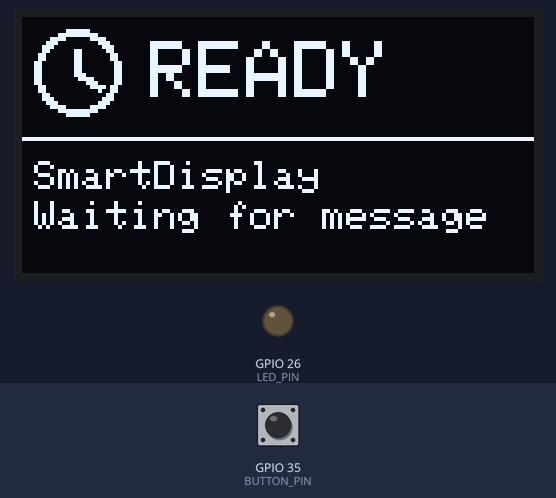
The program below on a simulated ESP32. Shown: 128×64 one-colour display, output pins drawn as LEDs (lit = HIGH). Inputs (shaded band) come from the test bench; at power-on: GPIO 35 (BUTTON_PIN) LOW. What the program prints to the serial monitor is not drawn.

Above: at 1.2 s.
1.3 s: GPIO 35 (BUTTON_PIN) pulled HIGH for 0.15 s
At 1.6 s:
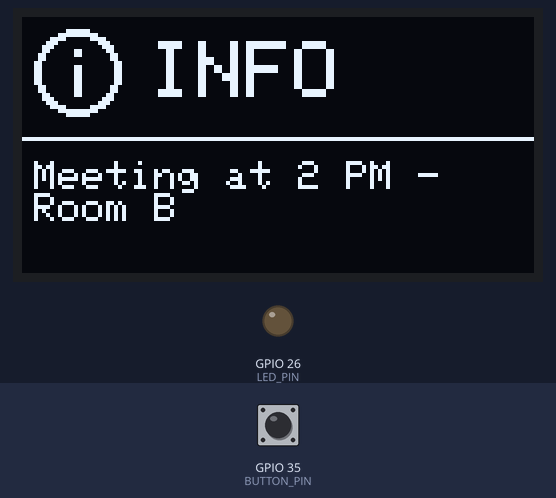
2.9 s: GPIO 35 (BUTTON_PIN) pulled HIGH for 1 s
At 4.0 s:
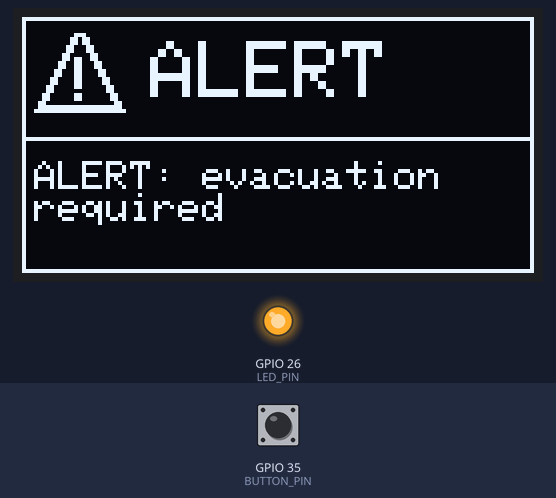
5.4 s: GPIO 35 (BUTTON_PIN) pulled HIGH for 0.15 s
At 5.9 s:
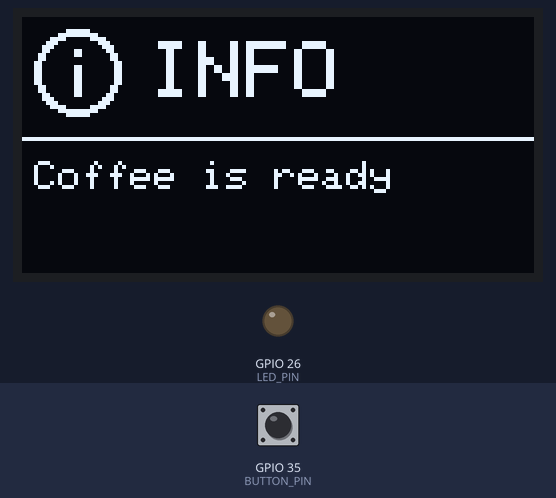
7.0 s: GPIO 35 (BUTTON_PIN) pulled HIGH for 3.2 s
At 8.3 s:
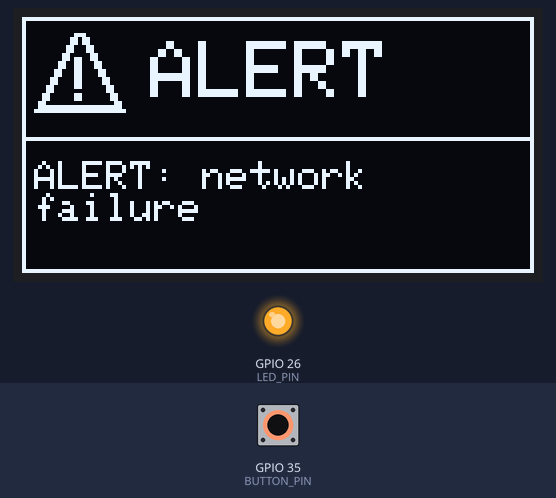
11.7 s: GPIO 35 (BUTTON_PIN) pulled HIGH for 0.15 s
At 13.1 s:
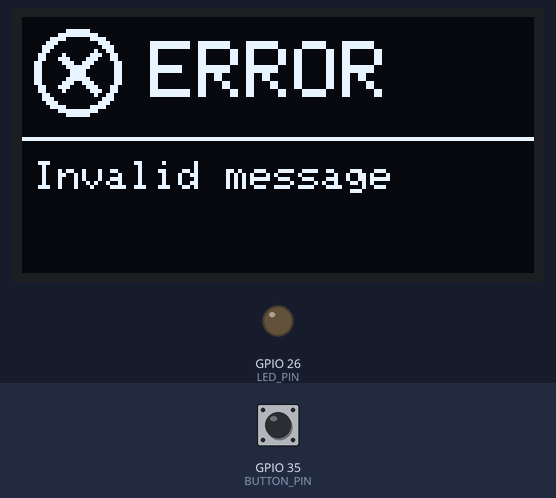
Timing chart, 0 to 14.7 s (numbered marks = the images above; inputs shaded):
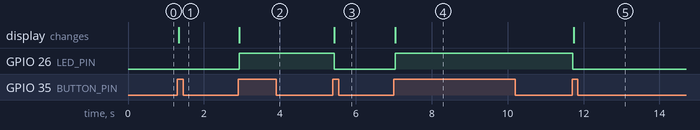

The program:

main.cpp
```cpp
/*
 * SmartDisplay - Mandat 08 (projet Ariane)
 * main.cpp : point d'entrée du prototype.
 */

#include <Arduino.h>

#include "inputs/ButtonSource.h"
#include "config/Config.h"
#include "outputs/Display.h"
#include "outputs/LedActuator.h"
#include "core/StateMachine.h"

ButtonSource buttonSource(Config::BUTTON_PIN);
Display display;
LedActuator led(Config::LED_PIN);
StateMachine stateMachine(&buttonSource, &display, &led);

void setup() {
  Serial.begin(SERIAL_BAUD_RATE);

  buttonSource.begin();
  led.begin();
  display.begin();
  stateMachine.begin();
}

void loop() {
  stateMachine.update();
}
```

StateMachine.h
```cpp
#pragma once

#include "interfaces/IMessageSource.h"
#include "models/Message.h"
#include "outputs/Display.h"
#include "outputs/LedActuator.h"

enum class State
{
  IDLE,
  MESSAGE_RECEIVED,
  DISPLAYING,
  ERROR
};

class StateMachine {
 public:
  StateMachine(IMessageSource* source, Display* display, LedActuator* led);

  void begin();

  void update();

  State getState() const;

 private:
  void handleIdle();
  void handleMessageReceived();
  void handleDisplaying();
  void handleError();

  void changeState(State newState);

  static const char* stateName(State state);

  State currentState;
  Message currentMessage;
  IMessageSource* source;
  Display* display;
  LedActuator* led;
  unsigned long stateEnteredAt;
};
```

ButtonSource.h
```cpp
#pragma once

#include "interfaces/IMessageSource.h"

class ButtonSource : public IMessageSource {
 public:
  explicit ButtonSource(uint8_t buttonPin);

  void begin() override;

  bool readMessage(Message& message) override;

 private:
  bool wasPressed();

  uint8_t buttonPin;
  int messageIndex;
  int idleLevel;
  int lastReading;
  int stableLevel;
  unsigned long lastChangeTime;
};
```

IMessageSource.h
```cpp
#pragma once

#include "models/Message.h"

class IMessageSource {
 public:
  virtual ~IMessageSource() {}

  virtual void begin() = 0;

  virtual bool readMessage(Message& message) = 0;
};
```

Message.h
```cpp
#pragma once

#include <Arduino.h>

enum class MessageType
 {
    NORMAL,
    ALERT
};

class Message {
 public:

  static constexpr size_t MAX_TEXT_LENGTH = 60;

  Message();
  Message(const String& text, MessageType type);

  const String& getText() const;
  MessageType getType() const;

  bool isValid() const;

 private:
  String text;
  MessageType type;
};
```

Display.h
```cpp
#pragma once

#include <Adafruit_SSD1306.h>

#include "models/Message.h"

class Display {
 public:
  Display();

  bool begin();

  void showIdle();
  void showMessage(const Message& message);
  void showError(const String& reason);

 private:
  void drawHeader(const unsigned char* icon, const char* title);

  void drawBody(const String& text);

  Adafruit_SSD1306 screen;
  bool ready;
};
```

LedActuator.h
```cpp
#pragma once

#include <Arduino.h>

class LedActuator {
 public:
  explicit LedActuator(uint8_t ledPin);

  void begin();

  void turnOn();
  void turnOff();

  bool isOn() const;

 private:
  void apply(bool on);

  uint8_t ledPin;
  bool ledStatus;
};
```

ButtonSource.cpp
```cpp
#include "inputs/ButtonSource.h"

#include "config/Config.h"

namespace {

struct TestMessage {
  const char* text;
  MessageType type;
};

const TestMessage TEST_MESSAGES[] = {
    {"Meeting at 2 PM - Room B", MessageType::NORMAL},
    {"ALERT: evacuation required", MessageType::ALERT},
    {"Coffee is ready", MessageType::NORMAL},
    {"ALERT: network failure", MessageType::ALERT},
    // Message volontairement invalide (vide) : sert à tester l'état ERROR
    {"", MessageType::NORMAL},
};

const int TEST_MESSAGE_COUNT = sizeof(TEST_MESSAGES) / sizeof(TEST_MESSAGES[0]);

}  // namespace

ButtonSource::ButtonSource(uint8_t buttonPin)
    : buttonPin(buttonPin),
      messageIndex(0),
      idleLevel(LOW),
      lastReading(LOW),
      stableLevel(LOW),
      lastChangeTime(0) {}

void ButtonSource::begin() {
  pinMode(buttonPin, INPUT);

  idleLevel = digitalRead(buttonPin);
  lastReading = idleLevel;
  stableLevel = idleLevel;
  lastChangeTime = millis();

  Serial.print("[ButtonSource] idle level: ");
  Serial.println(idleLevel == HIGH ? "HIGH" : "LOW");
}

bool ButtonSource::wasPressed() {
  int reading = digitalRead(buttonPin);
  unsigned long now = millis();

  if (reading != lastReading) {
    lastReading = reading;
    lastChangeTime = now;
  }

  if ((now - lastChangeTime) >= Config::BUTTON_DEBOUNCE_MS && reading != stableLevel) {
    stableLevel = reading;
    return stableLevel != idleLevel;
  }
  return false;
}

bool ButtonSource::readMessage(Message& message) {
  if (!wasPressed()) {
    return false;
  }

  const TestMessage& test = TEST_MESSAGES[messageIndex];
  message = Message(test.text, test.type);
  messageIndex = (messageIndex + 1) % TEST_MESSAGE_COUNT;
  return true;
}
```

Display.cpp
```cpp
#include "outputs/Display.h"
#include <Wire.h>

#include "config/Config.h"
#include "outputs/Icons.h"

namespace {

// Mise en page (écran 128x64) : en-tête de 0 à 30 px, texte du message en dessous
const int16_t TITLE_X = 32;
const int16_t TITLE_Y = 6;
const int16_t SEPARATOR_Y = 30;
const int16_t BODY_X = 3;
const int16_t BODY_Y = 36;
const int16_t LINE_HEIGHT = 8;

// Police par défaut (taille 1) : 6 px par caractère, soit 20 caractères par ligne
// à partir de BODY_X. Trois lignes permettent d'afficher les 60 caractères maximum
// d'un message valide (Message::MAX_TEXT_LENGTH).
const unsigned int LINE_CHARS = 20;
const int MAX_LINES = 3;

// Découpe 'text' en lignes d'au plus LINE_CHARS caractères (positions début/fin).
// Si breakOnSpaces est vrai, on coupe de préférence sur une espace.
// Retourne true si tout le texte tient dans MAX_LINES lignes.
bool wrapText(const String& text, bool breakOnSpaces, unsigned int starts[],
              unsigned int ends[], int& lineCount) {
  unsigned int length = text.length();
  unsigned int start = 0;
  lineCount = 0;

  while (start < length && lineCount < MAX_LINES) {
    unsigned int end = start + LINE_CHARS;
    if (end >= length) {
      end = length;
    } else if (breakOnSpaces) {
      int space = text.lastIndexOf(' ', end);
      if (space > static_cast<int>(start)) {
        end = static_cast<unsigned int>(space);
      }
    }

    starts[lineCount] = start;
    ends[lineCount] = end;
    lineCount++;

    start = end;
    // Les espaces de coupure ne s'affichent pas en début de ligne suivante
    while (breakOnSpaces && start < length && text.charAt(start) == ' ') {
      start++;
    }
  }
  return start >= length;
}

}  // namespace

// Le constructeur ne touche pas au matériel : le bus I2C est démarré dans begin()
Display::Display()
    : screen(Config::OLED_WIDTH, Config::OLED_HEIGHT, &Wire, -1), ready(false) {}

bool Display::begin() {
  Wire.begin(Config::OLED_SDA_PIN, Config::OLED_SCL_PIN);

  // La bibliothèque ne détecte pas un écran absent : on vérifie la présence sur le bus
  Wire.beginTransmission(Config::OLED_I2C_ADDRESS);
  if (Wire.endTransmission() != 0) {
    return false;
  }

  // Les deux derniers paramètres : réinitialiser l'écran, mais ne pas relancer Wire.begin()
  if (!screen.begin(SSD1306_SWITCHCAPVCC, Config::OLED_I2C_ADDRESS, true, false)) {
    return false;
  }

  screen.setTextColor(SSD1306_WHITE);
  ready = true;
  showIdle();
  return true;
}

void Display::drawHeader(const unsigned char* icon, const char* title) {
  screen.drawBitmap(2, 2, icon, Icons::SIZE, Icons::SIZE, SSD1306_WHITE);
  screen.setTextSize(2);
  screen.setCursor(TITLE_X, TITLE_Y);
  screen.print(title);
  screen.drawFastHLine(0, SEPARATOR_Y, Config::OLED_WIDTH, SSD1306_WHITE);
}

// Écrit le texte sur 3 lignes maximum, positionnées une à une.
// On n'utilise pas le retour à la ligne automatique de la bibliothèque : il ramène
// le curseur à x = 0 (décalage avec la première ligne, et contact avec le cadre d'alerte).
void Display::drawBody(const String& text) {
  unsigned int starts[MAX_LINES];
  unsigned int ends[MAX_LINES];
  int lineCount = 0;

  // D'abord une coupure sur les espaces ; si le texte ne tient pas, coupure fixe
  if (!wrapText(text, true, starts, ends, lineCount)) {
    wrapText(text, false, starts, ends, lineCount);
  }

  screen.setTextSize(1);
  for (int i = 0; i < lineCount; i++) {
    screen.setCursor(BODY_X, BODY_Y + i * LINE_HEIGHT);
    screen.print(text.substring(starts[i], ends[i]));
  }
}

void Display::showIdle() {
  if (!ready) return;

  screen.clearDisplay();
  drawHeader(Icons::IDLE, "READY");
  screen.setTextSize(1);
  screen.setCursor(BODY_X, BODY_Y);
  screen.println("SmartDisplay");
  screen.setCursor(BODY_X, BODY_Y + 10);
  screen.print("Waiting for message");
  screen.display();
}

void Display::showMessage(const Message& message) {
  if (!ready) return;

  bool isAlert = message.getType() == MessageType::ALERT;

  screen.clearDisplay();
  drawHeader(isAlert ? Icons::ALERT : Icons::INFO, isAlert ? "ALERT" : "INFO");
  drawBody(message.getText());

  // Un cadre autour de l'écran distingue visuellement une alerte
  if (isAlert) {
    screen.drawRect(0, 0, Config::OLED_WIDTH, Config::OLED_HEIGHT, SSD1306_WHITE);
  }
  screen.display();
}

void Display::showError(const String& reason) {
  if (!ready) return;

  screen.clearDisplay();
  drawHeader(Icons::ERROR, "ERROR");
  drawBody(reason);
  screen.display();
}
```

LedActuator.cpp
```cpp
#include "outputs/LedActuator.h"
#include "config/Config.h"

LedActuator::LedActuator(uint8_t ledPin) : ledPin(ledPin), ledStatus(false) {}

void LedActuator::begin()
{
  pinMode(ledPin, OUTPUT);
  turnOff();
}

void LedActuator::turnOn()
{
    apply(true);
}

void LedActuator::turnOff()
{
    apply(false);
}

bool LedActuator::isOn() const
{
    return ledStatus;
}

void LedActuator::apply(bool on)
{
  ledStatus = on;
  bool level = (on == Config::LED_ACTIVE_HIGH);
  digitalWrite(ledPin, level ? HIGH : LOW);
}
```

Message.cpp
```cpp
#include "models/Message.h"

Message::Message() : text(""), type(MessageType::NORMAL) {}

Message::Message(const String& text, MessageType type) : text(text), type(type) {}

const String& Message::getText() const { return text; }

MessageType Message::getType() const
{
    return type;
}

bool Message::isValid() const
{
  return text.length() > 0 && text.length() <= MAX_TEXT_LENGTH;

}
```

StateMachine.cpp
```cpp
#include "core/StateMachine.h"

#include "config/Config.h"

StateMachine::StateMachine(IMessageSource* source, Display* display, LedActuator* led)
    : currentState(State::IDLE),
      currentMessage(),
      source(source),
      display(display),
      led(led),
      stateEnteredAt(0) {}

void StateMachine::begin() {
  currentState = State::IDLE;
  stateEnteredAt = millis();
  led->turnOff();
  display->showIdle();
}

void StateMachine::update() {
  switch (currentState) {
    case State::IDLE:
      handleIdle();
      break;
    case State::MESSAGE_RECEIVED:
      handleMessageReceived();
      break;
    case State::DISPLAYING:
      handleDisplaying();
      break;
    case State::ERROR:
      handleError();
      break;
  }
}

State StateMachine::getState() const { return currentState; }

void StateMachine::handleIdle() {
  if (source->readMessage(currentMessage)) {
    changeState(State::MESSAGE_RECEIVED);
  }
}

void StateMachine::handleMessageReceived() {
  if (currentMessage.isValid()) {
    display->showMessage(currentMessage);
    if (currentMessage.getType() == MessageType::ALERT) {
      led->turnOn();
    } else {
      led->turnOff();
    }
    changeState(State::DISPLAYING);
  } else {
    led->turnOff();
    display->showError("Invalid message");
    changeState(State::ERROR);
  }
}

void StateMachine::handleDisplaying() {
  if (source->readMessage(currentMessage)) {
    changeState(State::MESSAGE_RECEIVED);
    return;
  }

  if (millis() - stateEnteredAt >= Config::DISPLAY_DURATION_MS) {
    led->turnOff();
    display->showIdle();
    changeState(State::IDLE);
  }
}

void StateMachine::handleError() {
  if (millis() - stateEnteredAt >= Config::ERROR_DURATION_MS) {
    display->showIdle();
    changeState(State::IDLE);
  }
}

void StateMachine::changeState(State newState) {
  Serial.print("[StateMachine] ");
  Serial.print(stateName(currentState));
  Serial.print(" -> ");
  Serial.println(stateName(newState));

  currentState = newState;
  stateEnteredAt = millis();
}

const char* StateMachine::stateName(State state) {
  switch (state) {
    case State::IDLE:
      return "IDLE";
    case State::MESSAGE_RECEIVED:
      return "MESSAGE_RECEIVED";
    case State::DISPLAYING:
      return "DISPLAYING";
    case State::ERROR:
      return "ERROR";
  }
  return "UNKNOWN";
}
```

Config.h
```cpp
#pragma once

#include <Arduino.h>

namespace Config {

#define SERIAL_BAUD_RATE 115200

constexpr uint8_t BUTTON_PIN = 35;
constexpr uint8_t LED_PIN = 26;
constexpr bool LED_ACTIVE_HIGH = true;

constexpr unsigned long BUTTON_DEBOUNCE_MS = 10;


// Écran OLED SSD1306 128x64 en I2C (broches I2C par défaut de l'ESP32)
constexpr uint8_t OLED_WIDTH = 128;
constexpr uint8_t OLED_HEIGHT = 64;
constexpr uint8_t OLED_I2C_ADDRESS = 0x3C;
constexpr uint8_t OLED_SDA_PIN = 21;
constexpr uint8_t OLED_SCL_PIN = 22;

constexpr unsigned long DISPLAY_DURATION_MS = 10000;

constexpr unsigned long ERROR_DURATION_MS = 3000;
} 
```

Source omitted: Icons.h (data table, 2616 bytes)

Measured:
- after the input at 1.3 s, the display: changes at once (image 1)
- after the input at 2.9 s, GPIO 26 (LED_PIN): LOW → HIGH at once; the display: first differs from a run without the input at once (image 2)
- after the input at 5.4 s, GPIO 26 (LED_PIN): HIGH → LOW at once; the display: first differs from a run without the input at once (image 3)
- after the input at 7.0 s, GPIO 26 (LED_PIN): LOW → HIGH at once; the display: first differs from a run without the input at once (image 4)
- after the input at 11.7 s, GPIO 26 (LED_PIN): HIGH → LOW at once; the display: changes at once (image 5)
